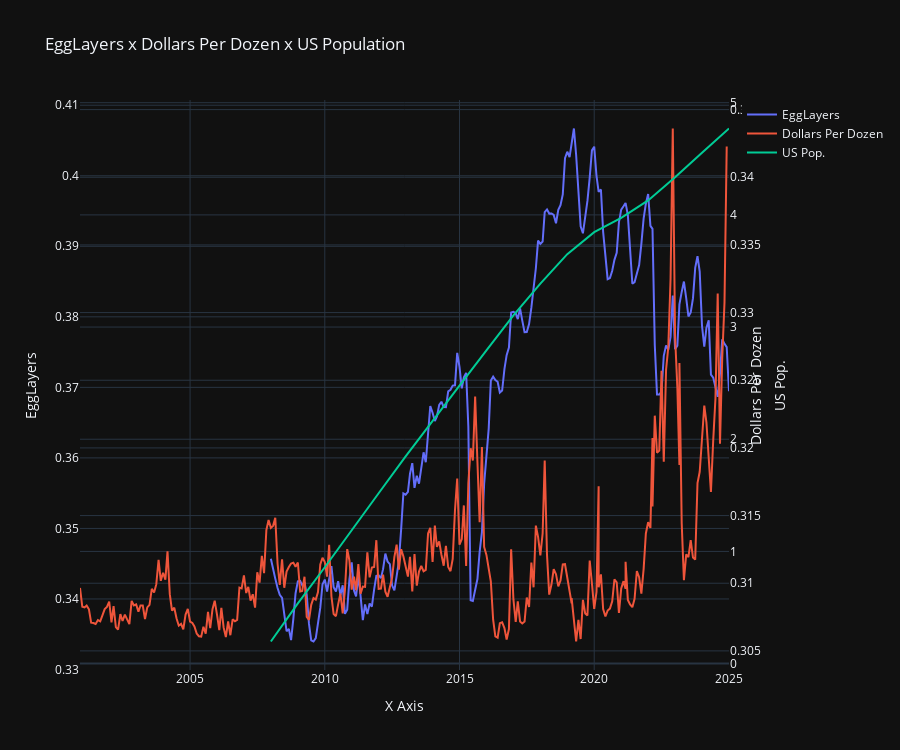

The notebook cell saved with this chart:
### Code cell
# Create Plotly figure
fig = go.Figure()

# First trace (Primary Y-axis)
fig.add_trace(go.Scatter(
    x=el['date'], 
    y=el['Value'], 
    mode='lines', 
    name='EggLayers', 
    yaxis="y1"
    ))

# Second trace (Second Y-axis)
fig.add_trace(go.Scatter(
    x=dd['date'], 
    y=dd['Value'], 
    mode='lines', 
    name='Dollars Per Dozen', 
    yaxis="y2"
    ))

# Third trace (Third Y-axis)
fig.add_trace(go.Scatter(
    x=up['date'], 
    y=up['Population'], 
    mode='lines', 
    name='US Pop.', 
    yaxis="y3"
    ))

# Layout configuration
fig.update_layout(
    title="EggLayers x Dollars Per Dozen x US Population",
    xaxis=dict(title="X Axis"),
    
    # First Y-axis (left side)
    yaxis=dict(title="EggLayers"),
    
    # Second Y-axis (right side)
    yaxis2=dict(title="Dollars Per Dozen",
                overlaying="y", side="right"),
    
    # Third Y-axis (right side but slightly shifted)
    yaxis3=dict(title="US Pop.",
                overlaying="y", side="right", anchor="x", position=1),
    
    template="plotly_dark",
    height=750 ,
)

# Show the plot
fig.show()

### Figure 1 — Plotly figure (JSON) as saved in the notebook; plotly's stock layout.template omitted (floating-point values rounded to 4 significant figures; data arrays with more than 128 entries replaced by an {"elided": "..."} marker saying what was removed)
{"data": [{"mode": "lines", "name": "EggLayers", "type": "scatter", "x": {"elided": "205 str values"}, "y": {"elided": "205 float values"}, "yaxis": "y"}, {"mode": "lines", "name": "Dollars Per Dozen", "type": "scatter", "x": {"elided": "294 str values"}, "y": {"elided": "294 float values"}, "yaxis": "y2"}, {"mode": "lines", "name": "US Pop.", "type": "scatter", "x": ["2008-01-01T00:00:00", "2009-01-01T00:00:00", "2010-01-01T00:00:00", "2011-01-01T00:00:00", "2012-01-01T00:00:00", "2013-01-01T00:00:00", "2014-01-01T00:00:00", "2015-01-01T00:00:00", "2016-01-01T00:00:00", "2017-01-01T00:00:00", "2018-01-01T00:00:00", "2019-01-01T00:00:00", "2020-01-01T00:00:00", "2021-01-01T00:00:00", "2022-01-01T00:00:00", "2023-01-01T00:00:00", "2024-01-01T00:00:00", "2025-01-01T00:00:00"], "y": [0.3057, 0.3085, 0.3112, 0.3139, 0.3167, 0.3194, 0.322, 0.3246, 0.3272, 0.3298, 0.3321, 0.3343, 0.3359, 0.337, 0.3383, 0.34, 0.3418, 0.3436], "yaxis": "y3"}], "layout": {"height": 750, "title": {"text": "EggLayers x Dollars Per Dozen x US Population"}, "xaxis": {"title": {"text": "X Axis"}}, "yaxis": {"title": {"text": "EggLayers"}}, "yaxis2": {"overlaying": "y", "side": "right", "title": {"text": "Dollars Per Dozen"}}, "yaxis3": {"anchor": "x", "overlaying": "y", "position": 1, "side": "right", "title": {"text": "US Pop."}}}}
